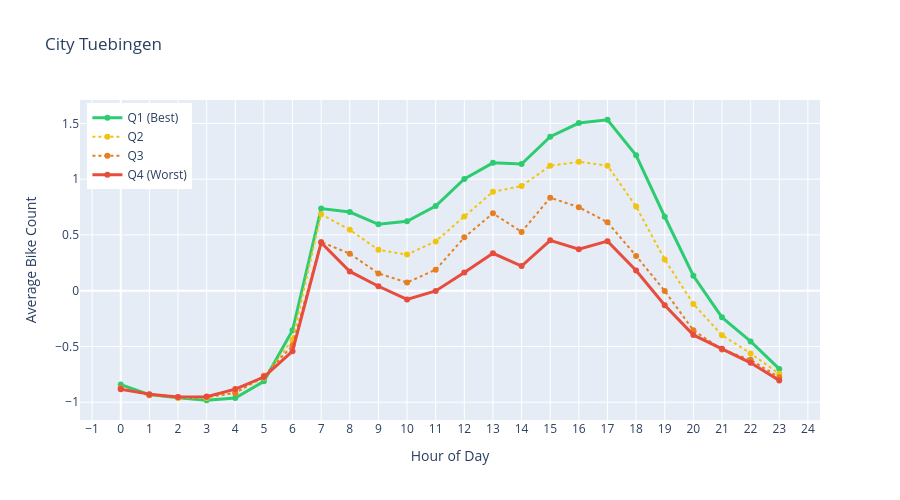

Notebook code cell kept with this figure:
### Code cell
# Hourly pattern by weather quality
fig = plot_weather_index_hourly(
    df,
    title=display_name
)
fig.show()

### Figure 1 — Plotly figure (JSON) as saved in the notebook; plotly's stock layout.template omitted (floating-point values rounded to 4 significant figures)
{"data": [{"line": {"color": "#2ECC71", "width": 3}, "marker": {"size": 6}, "mode": "lines+markers", "name": "Q1 (Best)", "type": "scatter", "x": [0, 1, 2, 3, 4, 5, 6, 7, 8, 9, 10, 11, 12, 13, 14, 15, 16, 17, 18, 19, 20, 21, 22, 23], "y": [-0.8419, -0.9321, -0.9603, -0.9823, -0.9628, -0.8123, -0.3551, 0.736, 0.7055, 0.5954, 0.6222, 0.7595, 1.002, 1.147, 1.136, 1.381, 1.503, 1.533, 1.213, 0.6631, 0.1342, -0.2391, -0.455, -0.7015]}, {"line": {"color": "#F1C40F", "dash": "dot", "width": 2}, "marker": {"size": 6}, "mode": "lines+markers", "name": "Q2", "type": "scatter", "x": [0, 1, 2, 3, 4, 5, 6, 7, 8, 9, 10, 11, 12, 13, 14, 15, 16, 17, 18, 19, 20, 21, 22, 23], "y": [-0.8738, -0.9316, -0.9618, -0.9615, -0.912, -0.7816, -0.439, 0.6852, 0.5457, 0.3666, 0.3239, 0.4422, 0.6653, 0.8868, 0.938, 1.121, 1.156, 1.121, 0.754, 0.28, -0.1191, -0.3984, -0.5622, -0.7455]}, {"line": {"color": "#E67E22", "dash": "dot", "width": 2}, "marker": {"size": 6}, "mode": "lines+markers", "name": "Q3", "type": "scatter", "x": [0, 1, 2, 3, 4, 5, 6, 7, 8, 9, 10, 11, 12, 13, 14, 15, 16, 17, 18, 19, 20, 21, 22, 23], "y": [-0.8721, -0.9378, -0.956, -0.9498, -0.9185, -0.7637, -0.4916, 0.4372, 0.3316, 0.1552, 0.07354, 0.1881, 0.4785, 0.6939, 0.5274, 0.834, 0.7489, 0.6133, 0.312, -0.001858, -0.3554, -0.5273, -0.6201, -0.7768]}, {"line": {"color": "#E74C3C", "width": 3}, "marker": {"size": 6}, "mode": "lines+markers", "name": "Q4 (Worst)", "type": "scatter", "x": [0, 1, 2, 3, 4, 5, 6, 7, 8, 9, 10, 11, 12, 13, 14, 15, 16, 17, 18, 19, 20, 21, 22, 23], "y": [-0.8846, -0.9275, -0.9537, -0.95, -0.8822, -0.7747, -0.5422, 0.4315, 0.1726, 0.03998, -0.07828, -0.002148, 0.1622, 0.3352, 0.2207, 0.4516, 0.3718, 0.4442, 0.1813, -0.1298, -0.3964, -0.5215, -0.6465, -0.8042]}], "layout": {"height": 500, "hovermode": "x unified", "legend": {"x": 0.01, "xanchor": "left", "y": 0.99, "yanchor": "top"}, "title": {"text": "City Tuebingen"}, "xaxis": {"dtick": 1, "tick0": 0, "tickmode": "linear", "title": {"text": "Hour of Day"}}, "yaxis": {"title": {"text": "Average Bike Count"}}}}
